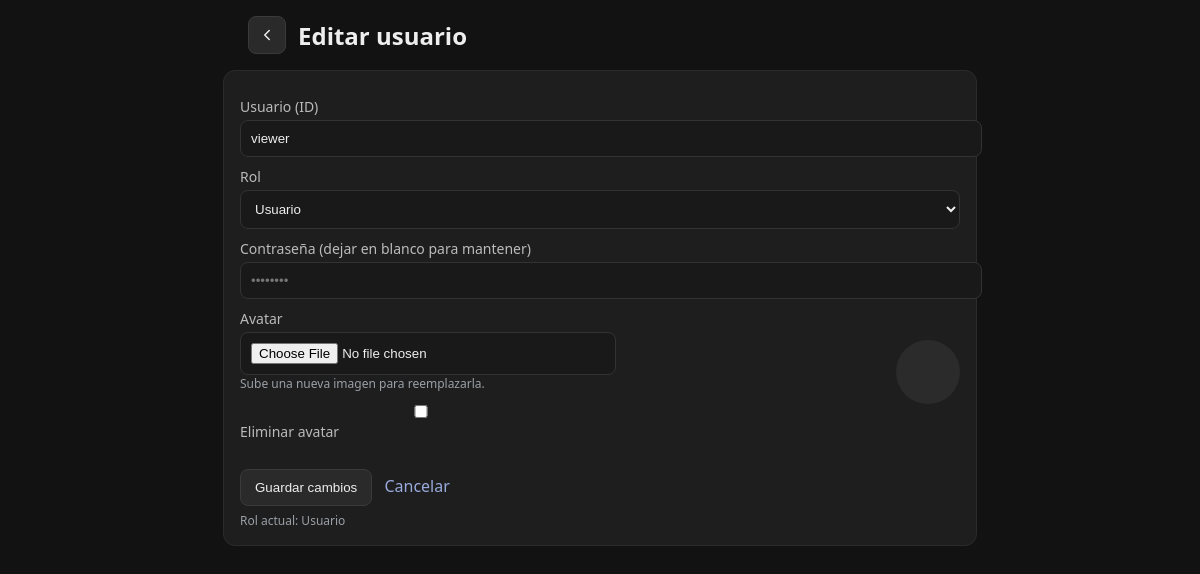
/gestion/usuarios/editar/viewer/ (signed in), run on the app's committed database.
### inicio_sesion/models.py (models this page shows, shortened)
class Users(models.Model):
    user = models.CharField(max_length=100, unique=True)
    password = models.CharField(max_length=100)
    type = models.CharField(max_length=50)
    avatar = models.ImageField(upload_to="uploaded_avatars/", null=True, blank=True)
    is_active = models.BooleanField(default=True)
    created_at = models.DateTimeField(auto_now_add=True)
    is_superadmin = models.BooleanField(default=False)
    class Meta:
        db_table = "Users"

### gestion/views.py (the view, shortened to what this page needs)
# urls.py: path("usuarios/editar/<str:username>/", v.editar_usuario, name="editar_usuario"),
@require_http_methods(["GET", "POST"])
def editar_usuario(request, username: str):
    session_user, error = _require_admin(request)
    if error:
        return error
    u = get_object_or_404(Users, user=username)
    target_is_super = bool(getattr(u, "is_superadmin", False))
    session_is_super = Users.objects.filter(user=session_user, is_superadmin=True).exists()
    ctx = {"user_obj": u, "session_is_superadmin": session_is_super}
    return render(request, "gestion/editar_usuario.html", ctx)

### gestion/views.py (called while the page is built)
def _require_admin(request):
    username = _require_session_user(request)
    if not username:
        return None, redirect("login")
    try:
        u = Users.objects.only("type", "is_superadmin").get(user=username)
    except Users.DoesNotExist:
        return None, redirect("login")
    role = (u.type or "").lower()
    if getattr(u, "is_superadmin", False) or role == "administrador":
        return username, None
    return None, HttpResponse("No autorizado", status=403)

### inicio_sesion/auth_helpers.py (called while the page is built)
def _require_session_user(request):
    return request.session.get("user")

### gestion/templates/gestion/editar_usuario.html (shortened to what this page needs)
{% load static %}
<!doctype html>
<html lang="es">
<head>
</head>
<body>
  <header>
    <a class="icon-btn" href="{% url 'gestion' %}" aria-label="Volver a gestión" title="Volver a gestión">
      <svg xmlns="http://www.w3.org/2000/svg" width="18" height="18" viewBox="0 0 24 24" fill="none"
           stroke="currentColor" stroke-width="2" stroke-linecap="round" stroke-linejoin="round" aria-hidden="true">
        <polyline points="15 18 9 12 15 6"></polyline>
      </svg>
    </a>
    <h2 style="margin:0;">
      Editar usuario
    </h2>
  </header>
  <div class="card">
    <form method="post" enctype="multipart/form-data">
      <label>Usuario (ID)</label>
      <input name="user" value="{{ user_obj.user }}" required
             {% if user_obj.is_superadmin %}class="gold-input"{% endif %}>
      {% if not user_obj.is_superadmin %}
        <label>Rol</label>
        <select name="role" required>
          {% with current=user_obj.type|lower %}
            <option value="usuario" {% if current == "usuario" %}selected{% endif %}>Usuario</option>
          {% endwith %}
        </select>
      {% else %}
        <input type="hidden" name="role" value="{{ user_obj.type|lower }}">
      {% endif %}
      <label>Contraseña (dejar en blanco para mantener)</label>
      <input name="password" type="password" placeholder="••••••••"
             {% if user_obj.is_superadmin and not session_is_superadmin %}disabled{% endif %}>
      <div class="row">
        <div>
          <label>Avatar</label>
          <input name="avatar" type="file" accept="image/*">
          <div class="muted">Sube una nueva imagen para reemplazarla.</div>
          <label style="margin-top:10px;">
            <input type="checkbox" name="remove_avatar" value="1"> Eliminar avatar
          </label>
        </div>
        <div style="display:flex; align-items:center; justify-content:flex-end;">
          {% if user_obj.avatar %}
            <img src="{{ user_obj.avatar.url }}" alt="{{ user_obj.user }}" class="avatar">
          {% else %}
            <span class="avatar"></span>
          {% endif %}
        </div>
      </div>
      <div style="margin-top:12px;">
        <button type="submit">Guardar cambios</button>
        <a href="{% url 'gestion' %}">Cancelar</a>
      </div>
      <div class="muted" style="margin-top:6px;">Rol actual: {{ user_obj.type }}</div>
    </form>
  </div>
</body>
</html>

### gestion/templates/gestion/editar_usuario.html (style rules this page uses)
body { font-family: system-ui, -apple-system, Segoe UI, Roboto, Arial; background:#121212; color:#eee; margin:0; padding:24px; }
header { display:flex; align-items:center; gap:12px; margin: -8px 0 16px; max-width: 720px; margin-left:auto; margin-right:auto; }
.icon-btn { display:inline-flex; align-items:center; justify-content:center; width:36px; height:36px; border:1px solid #3a3a3a; background:#2a2a2a; color:#eee; border-radius:8px; text-decoration:none; line-height:1; }
.card { background:#1e1e1e; border:1px solid #2b2b2b; border-radius:12px; padding:16px; max-width: 720px; margin: 0 auto; }
h2 { margin: 0 0 12px; }
label { display:block; margin:10px 0 4px; font-size:14px; color:#bbb; }
input, textarea, select { width:100%; padding:10px; border-radius:8px; border:1px solid #333; background:#191919; color:#eee; }
.row { display:flex; gap:12px; }
.row > div { flex:1; }
button { margin-top:12px; padding:10px 14px; border-radius:8px; border:1px solid #3a3a3a; background:#2a2a2a; color:#eee; cursor:pointer; }
.muted { color:#9aa0a6; font-size:12px; }
.avatar { width:64px; height:64px; border-radius:50%; object-fit:cover; background:#2b2b2b; display:inline-block; }
a { color:#9ad; text-decoration:none; margin-left: 8px; }

### data on the page
Users: user "viewer", role "Usuario", type "Usuario"
